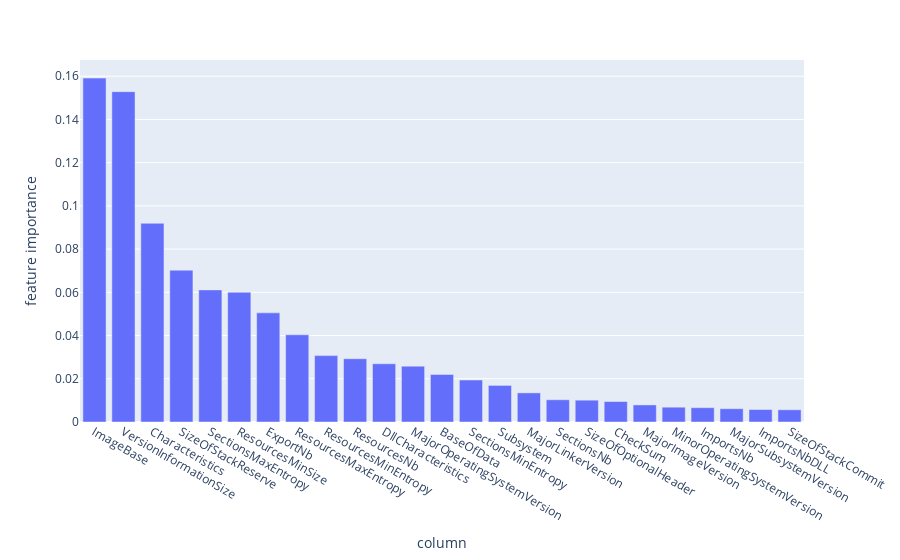

Notebook cell for this chart:
### Code cell
import plotly_express as px
import plotly.offline as po
px.bar(feat_imp.sort_values(['imps'], ascending=False)[:25], x='cols', y='imps', labels={'cols':'column', 'imps':'feature importance'})

### Figure 1 — Plotly figure (JSON) as saved in the notebook; plotly's stock layout.template omitted (floating-point values rounded to 4 significant figures)
{"data": [{"alignmentgroup": "True", "hovertemplate": "column=%{x}<br>feature importance=%{y}<extra></extra>", "legendgroup": "", "marker": {"color": "#636efa", "pattern": {"shape": ""}}, "name": "", "offsetgroup": "", "orientation": "v", "showlegend": false, "textposition": "auto", "type": "bar", "x": ["ImageBase", "VersionInformationSize", "Characteristics", "SizeOfStackReserve", "SectionsMaxEntropy", "ResourcesMinSize", "ExportNb", "ResourcesMaxEntropy", "ResourcesMinEntropy", "ResourcesNb", "DllCharacteristics", "MajorOperatingSystemVersion", "BaseOfData", "SectionsMinEntropy", "Subsystem", "MajorLinkerVersion", "SectionsNb", "SizeOfOptionalHeader", "CheckSum", "MajorImageVersion", "MinorOperatingSystemVersion", "ImportsNb", "MajorSubsystemVersion", "ImportsNbDLL", "SizeOfStackCommit"], "xaxis": "x", "y": [0.1591, 0.1528, 0.09194, 0.07025, 0.06113, 0.06002, 0.0505, 0.04035, 0.03071, 0.02928, 0.02694, 0.02584, 0.02202, 0.01943, 0.01693, 0.01347, 0.01028, 0.0101, 0.009471, 0.007896, 0.00685, 0.006622, 0.006147, 0.005765, 0.005656], "yaxis": "y"}], "layout": {"barmode": "relative", "legend": {"tracegroupgap": 0}, "margin": {"t": 60}, "xaxis": {"anchor": "y", "domain": [0, 1], "title": {"text": "column"}}, "yaxis": {"anchor": "x", "domain": [0, 1], "title": {"text": "feature importance"}}}}
